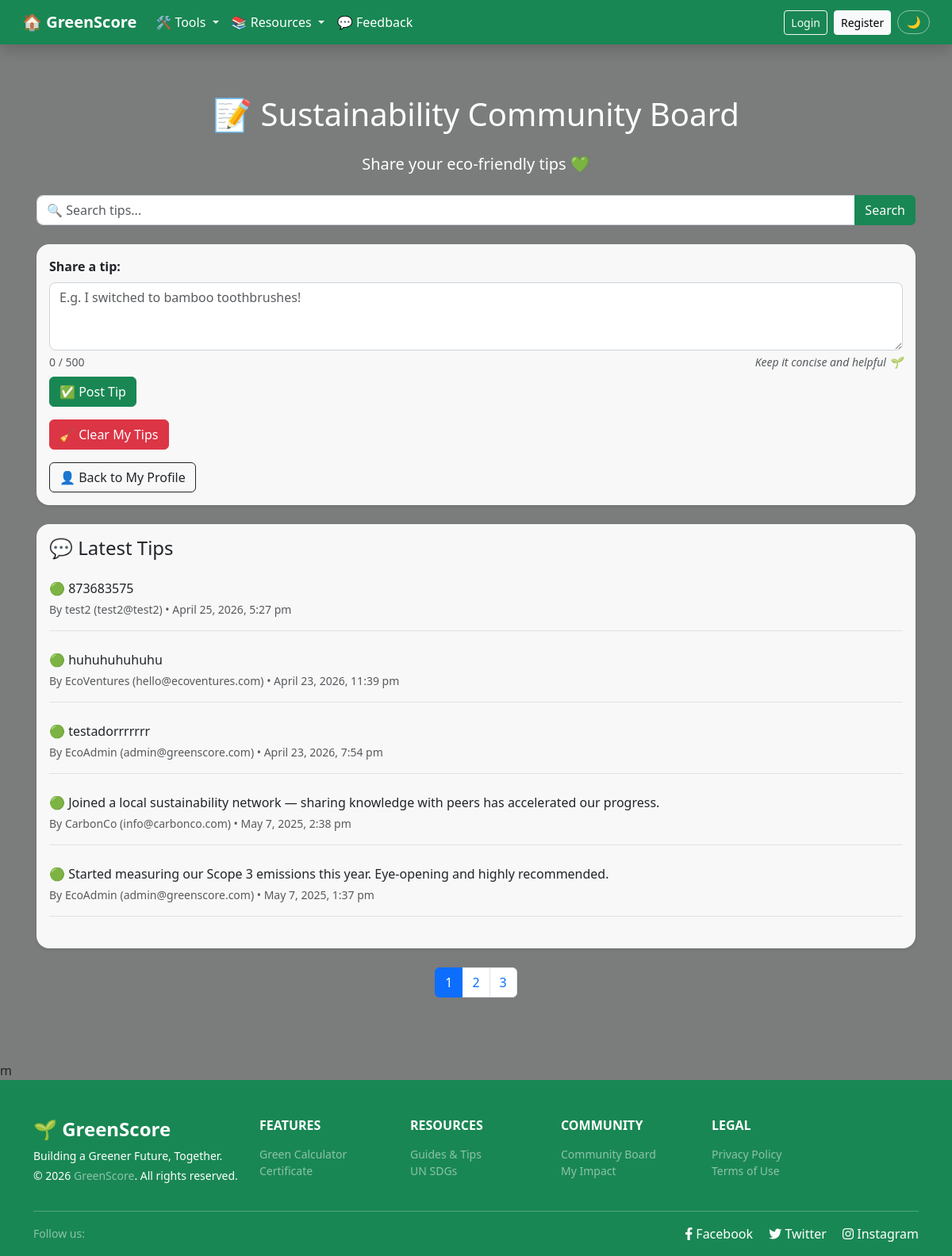
Before: /pages/community/community.php with the older database file.
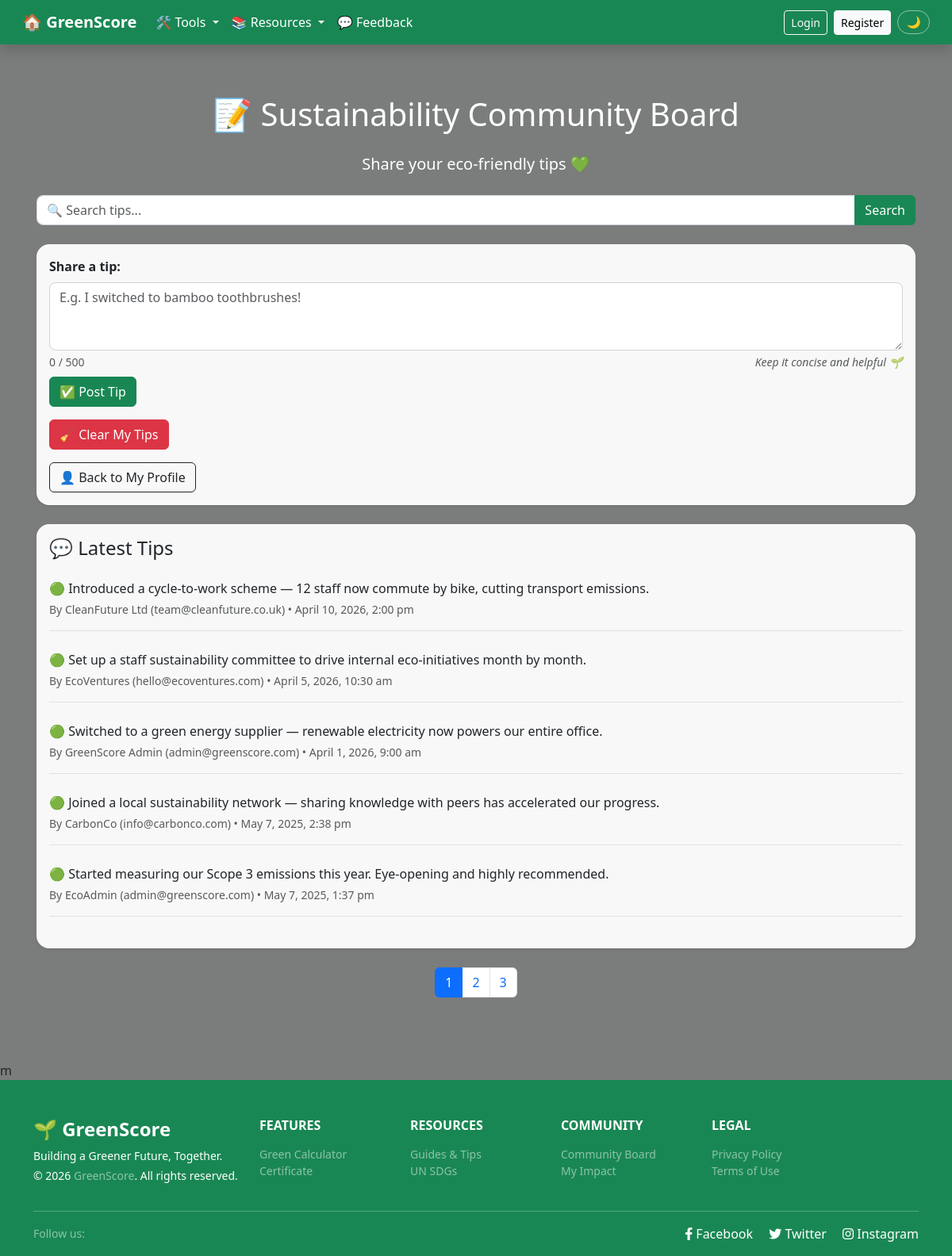
After: the same page with the newer database file.
### tables this page shows
CREATE TABLE `community_tips` (
  `id` int(10) UNSIGNED NOT NULL,
  `user_id` int(10) UNSIGNED NOT NULL,
  `message` text NOT NULL,
  `created_at` datetime DEFAULT current_timestamp()
);

CREATE TABLE `new_users` (
  `id` int(10) UNSIGNED NOT NULL,
  `username` varchar(50) NOT NULL,
  `email` varchar(100) NOT NULL,
  `password` varchar(255) NOT NULL,
  `role` enum('admin','user') DEFAULT 'user',
  `created_at` timestamp NOT NULL DEFAULT current_timestamp(),
  `status` enum('active','inactive','deactivated') NOT NULL DEFAULT 'active',
  `company_name` varchar(100) DEFAULT NULL,
  `contact_person` varchar(100) DEFAULT NULL,
  `phone_number` varchar(20) DEFAULT NULL
);

### includes/helpers.php (called while the page is built, shortened)
<?php
function isActive(string $path): string {
    $current = $_SERVER['SCRIPT_NAME'] ?? '';
    return str_contains($current, $path) ? 'nav-active' : '';
}

### pages/community/community.php (the view, shortened to what this page needs)
<?php
require_once ROOT_PATH . '/includes/connect_db.php';
include ROOT_PATH . '/includes/nav.php';
$limit  = 5;
$page   = isset($_GET['page']) ? max((int) $_GET['page'], 1) : 1;
$offset = ($page - 1) * $limit;
$search = trim($_GET['search'] ?? '');
if ($search !== '') {
    $like = '%' . $search . '%';
    $count_stmt = mysqli_prepare($link,
        "SELECT COUNT(*) AS total FROM community_tips WHERE message LIKE ?"
    );
    mysqli_stmt_bind_param($count_stmt, 's', $like);
    mysqli_stmt_execute($count_stmt);
    $total = (int) mysqli_fetch_assoc(mysqli_stmt_get_result($count_stmt))['total'];
    mysqli_stmt_close($count_stmt);
    $stmt = mysqli_prepare($link,
        "SELECT ct.id, ct.user_id, ct.message, ct.created_at, u.username, u.email
         FROM community_tips ct
         JOIN new_users u ON ct.user_id = u.id
         WHERE ct.message LIKE ?
         ORDER BY ct.created_at DESC
         LIMIT ? OFFSET ?"
    );
    mysqli_stmt_bind_param($stmt, 'sii', $like, $limit, $offset);
} else {
    $count_result = mysqli_query($link, "SELECT COUNT(*) AS total FROM community_tips");
    $total        = (int) mysqli_fetch_assoc($count_result)['total'];
    $stmt = mysqli_prepare($link,
        "SELECT ct.id, ct.user_id, ct.message, ct.created_at, u.username, u.email
         FROM community_tips ct
         JOIN new_users u ON ct.user_id = u.id
         ORDER BY ct.created_at DESC
         LIMIT ? OFFSET ?"
    );
    mysqli_stmt_bind_param($stmt, 'ii', $limit, $offset);
}
$total_pages = (int) ceil($total / $limit);
mysqli_stmt_execute($stmt);
$results = mysqli_stmt_get_result($stmt);
?>
<!DOCTYPE html>
<html lang="en">
<head>
    <?php include ROOT_PATH . '/includes/head.php'; ?>
</head>
<body class="bg-page overlay-50"
      style="background-image: url('<?= $b ?>/assets/images/forest-hero.jpg');">
<div class="page-wrapper">
    <div class="container content-wrapper">
        <h1 class="text-white text-center mb-4">📝 Sustainability Community Board</h1>
        <p class="lead text-center text-white mb-4">Share your eco-friendly tips 💚</p>
        <form method="GET" class="mb-4" role="search" aria-label="Search community tips">
            <div class="input-group">
                <input type="text" name="search" class="form-control"
                       placeholder="🔍 Search tips..."
                       value="<?= htmlspecialchars($search) ?>"
                       aria-label="Search tips"
                       maxlength="100">
                <button class="btn btn-success" type="submit" aria-label="Submit search">Search</button>
            </div>
        </form>
        <div class="card card-bg shadow-sm mb-4">
            <div class="card-body">
                <form action="<?= $b ?>/pages/community/post_tip.php" method="POST"
                      aria-label="Post a new sustainability tip">
                    <label for="tipMessage" class="form-label fw-semibold">Share a tip:</label>
                    <textarea name="message" id="tipMessage" rows="3" class="form-control"
                              placeholder="E.g. I switched to bamboo toothbrushes!"
                              maxlength="500" required
                              aria-label="Your sustainability tip"
                              aria-describedby="tipCounter"></textarea>
                    <div class="d-flex justify-content-between align-items-center mt-1 mb-2">
                        <small id="tipCounter" class="text-muted" aria-live="polite">0 / 500</small>
                        <small class="text-muted fst-italic">Keep it concise and helpful 🌱</small>
                    </div>
                    <button type="submit" class="btn btn-success" aria-label="Post tip">✅ Post Tip</button>
                </form>
                <div class="mt-3">
                    <form method="POST" action="<?= $b ?>/pages/community/clear_tips.php"
                          onsubmit="return confirm('⚠️ Clear all your tips? This cannot be undone.')">
                        <button type="submit" class="btn btn-danger">🧹 Clear My Tips</button>
                    </form>
                </div>
                <div class="mt-3">
                    <a href="<?= $b ?>/pages/user/user_account.php" class="btn btn-outline-dark">
                        👤 Back to My Profile
                    </a>
                </div>
            </div>
        </div>
        <div class="card card-bg shadow-sm mb-4">
            <div class="card-body">
                <h4 class="mb-4">💬 Latest Tips</h4>
                <?php if (mysqli_num_rows($results) > 0): ?>
                    <?php while ($row = mysqli_fetch_assoc($results)): ?>
                        <div class="mb-4 border-bottom pb-3" id="tip-<?= (int) $row['id'] ?>">
                            <p class="mb-1">🟢 <?= htmlspecialchars($row['message']) ?></p>
                            <small class="text-muted">
                                By <?= htmlspecialchars($row['username']) ?>
                                (<?= htmlspecialchars($row['email']) ?>)
                                • <?= date('F j, Y, g:i a', strtotime($row['created_at'])) ?>
                            </small>
                        </div>
                    <?php endwhile; ?>
                <?php else: ?>
                    <p class="text-muted text-center py-3">No tips shared yet. Be the first! 🌱</p>
                <?php endif; ?>
            </div>
        </div>
        <?php if ($total_pages > 1): ?>
            <nav class="mt-4" aria-label="Community tips pagination">
                <ul class="pagination justify-content-center">
                    <?php for ($p = 1; $p <= $total_pages; $p++):
                        $params = ['page' => $p];
                    ?>
                        <li class="page-item <?= ($p === $page) ? 'active' : '' ?>">
                            <a class="page-link"
                               href="?<?= http_build_query($params) ?>"
                               aria-label="Page <?= $p ?>"><?= $p ?></a>
                        </li>
                    <?php endfor; ?>
                </ul>
            </nav>
        <?php endif; ?>
    </div>m
    <?php include ROOT_PATH . '/includes/footer.php'; ?>
</div>
</body>
</html>

### includes/nav.php (shortened to what this page needs)
<?php
if (!function_exists('isActive')) {
    require_once __DIR__ . '/helpers.php';
}
$b = BASE_URL;
?>
<header class="sticky-top shadow">
    <nav class="navbar navbar-expand-lg navbar-dark bg-success px-3">
        <div class="container-fluid">
            <a class="navbar-brand fw-bold" href="<?= $b ?>/index.php">🏠 GreenScore</a>
            <div class="collapse navbar-collapse" id="navbarNavDropdown">
                <ul class="navbar-nav me-auto mb-2 mb-lg-0">
                    <li class="nav-item dropdown">
                        <a class="nav-link dropdown-toggle <?= isActive('/pages/calculator/') ? 'nav-section-active' : '' ?>"
                           href="#" id="toolsDropdown" role="button"
                           data-bs-toggle="dropdown">
                            🛠️ Tools
                        </a>
                    </li>
                    <li class="nav-item dropdown">
                        <a class="nav-link dropdown-toggle <?= (isActive('partner') || isActive('green_resources') || isActive('/pages/info/about') || isActive('privacy') || isActive('terms')) ? 'nav-section-active' : '' ?>"
                           href="#" id="infoDropdown" role="button"
                           data-bs-toggle="dropdown">
                            📚 Resources
                        </a>
                    </li>
                    <li class="nav-item">
                        <a class="nav-link <?= isActive('/pages/info/feedback') ?>"
                           href="<?= $b ?>/pages/info/feedback.php">
                            💬 Feedback
                        </a>
                    </li>
                </ul>
                <ul class="navbar-nav mb-2 mb-lg-0 align-items-center gap-2">
                    <?php if (isset($_SESSION['username'])): ?>
                        <li class="nav-item d-flex align-items-center text-light">
                            <span>👋 Hello, <strong><?= htmlspecialchars($_SESSION['username']) ?></strong></span>
                        </li>
                        <li class="nav-item">
                            <a class="btn btn-outline-light btn-sm"
                               href="<?= $b ?>/pages/auth/logout.php">Logout</a>
                        </li>
                    <?php else: ?>
                        <li class="nav-item">
                            <a class="btn btn-outline-light btn-sm <?= isActive('login') ?>"
                               href="<?= $b ?>/pages/auth/login.php">Login</a>
                        </li>
                        <li class="nav-item">
                            <a class="btn btn-light btn-sm <?= isActive('register') ?>"
                               href="<?= $b ?>/pages/auth/register.php">Register</a>
                        </li>
                    <?php endif; ?>
                    <li class="nav-item">
                        <button id="darkModeToggle" class="dark-mode-btn" title="Toggle dark mode">
                        </button>
                    </li>
                </ul>
            </div>
        </div>
    </nav>
</header>

### includes/head.php (shortened to what this page needs)
<link href="https://cdn.jsdelivr.net/npm/bootstrap@5.3.3/dist/css/bootstrap.min.css" rel="stylesheet">
<link href="https://cdnjs.cloudflare.com/ajax/libs/font-awesome/6.4.0/css/all.min.css" rel="stylesheet">
<link href="<?= BASE_URL ?>/style.css" rel="stylesheet">

### includes/footer.php (shortened to what this page needs)
<footer class="bg-success text-white pt-5 pb-3 mt-auto">
    <div class="container">
        <div class="row gy-4">
            <div class="col-12 col-md-3">
                <h4 class="fw-bold mb-2">🌱 GreenScore</h4>
                <p class="small mb-1">Building a Greener Future, Together.</p>
                <small class="d-block">
                    &copy; <?= date('Y') ?>
                    <a href="<?= BASE_URL ?>/pages/info/greenscore_copyright.php"
                       class="text-white-50 text-decoration-none">GreenScore</a>.
                    All rights reserved.
                </small>
            </div>
            <div class="col-6 col-md-2">
                <h6 class="text-uppercase fw-bold mb-3">Features</h6>
                <ul class="list-unstyled small">
                    <li><a class="text-white-50 text-decoration-none" href="<?= BASE_URL ?>/pages/calculator/green_calculator.php">Green Calculator</a></li>
                    <li><a class="text-white-50 text-decoration-none" href="<?= BASE_URL ?>/pages/calculator/certificate_preview.php">Certificate</a></li>
                </ul>
            </div>
            <div class="col-6 col-md-2">
                <h6 class="text-uppercase fw-bold mb-3">Resources</h6>
                <ul class="list-unstyled small">
                    <li><a class="text-white-50 text-decoration-none" href="<?= BASE_URL ?>/pages/info/green_resources.php">Guides &amp; Tips</a></li>
                    <li><a class="text-white-50 text-decoration-none" href="https://sdgs.un.org/goals" target="_blank">UN SDGs</a></li>
                </ul>
            </div>
            <div class="col-6 col-md-2">
                <h6 class="text-uppercase fw-bold mb-3">Community</h6>
                <ul class="list-unstyled small">
                    <li><a class="text-white-50 text-decoration-none" href="<?= BASE_URL ?>/pages/community/community.php">Community Board</a></li>
                    <li><a class="text-white-50 text-decoration-none" href="<?= BASE_URL ?>/pages/user/my_impact.php">My Impact</a></li>
                </ul>
            </div>
            <div class="col-6 col-md-3">
                <h6 class="text-uppercase fw-bold mb-3">Legal</h6>
                <ul class="list-unstyled small">
                    <li><a class="text-white-50 text-decoration-none" href="<?= BASE_URL ?>/pages/info/privacy.php">Privacy Policy</a></li>
                    <li><a class="text-white-50 text-decoration-none" href="<?= BASE_URL ?>/pages/info/terms.php">Terms of Use</a></li>
                </ul>
            </div>
        </div>
        <hr class="border-white-50 mt-4">
        <div class="d-flex flex-column flex-md-row justify-content-between align-items-center gap-2">
            <small class="text-white-50">Follow us:</small>
            <div>
                <a href="https://www.facebook.com" target="_blank"
                   class="text-white text-decoration-none me-3">
                    <i class="fab fa-facebook-f"></i> Facebook
                </a>
                <a href="https://www.twitter.com" target="_blank"
                   class="text-white text-decoration-none me-3">
                    <i class="fab fa-twitter"></i> Twitter
                </a>
                <a href="https://www.instagram.com" target="_blank"
                   class="text-white text-decoration-none">
                    <i class="fab fa-instagram"></i> Instagram
                </a>
            </div>
        </div>
    </div>
</footer>
<div class="toast-container position-fixed bottom-0 end-0 p-3" style="z-index: 9999;">
</div>

### style.css (style rules this page uses)
:root { --green-primary: #198754; --green-light: #d4edda; --green-dark: #14532d; --gray-light: #f8f9fa; --text-dark: #212529; --white: #ffffff; --card-bg: rgba(255, 255, 255, 0.95); --card-radius: 1rem; --transition: 0.2s ease; }
*, *::before, *::after { box-sizing: border-box; }
html, body { height: 100%; margin: 0; padding: 0; }
body { font-family: 'Segoe UI', Tahoma, Geneva, Verdana, sans-serif; background-color: var(--gray-light); color: var(--text-dark); display: flex; flex-direction: column; }
body.bg-page { background-size: cover; background-position: center; background-repeat: no-repeat; background-attachment: fixed; position: relative; }
body.overlay-50::before, body.overlay-60::before { content: ''; position: fixed; inset: 0; z-index: 0; pointer-events: none; }
body.overlay-50::before { background: rgba(0, 0, 0, 0.5); }
.page-wrapper { position: relative; z-index: 1; display: flex; flex-direction: column; min-height: 100vh; }
.content-wrapper { flex: 1; padding: 4rem 1rem; position: relative; z-index: 1; }
header { position: relative; z-index: 10; }
.navbar { background-color: var(--green-primary); }
.navbar .nav-link, .navbar .navbar-brand { color: var(--white) !important; transition: opacity var(--transition); }
.card-bg { background: var(--card-bg); border-radius: var(--card-radius); box-shadow: 0 4px 16px rgba(0, 0, 0, 0.12); }
.card { border-radius: var(--card-radius); border: none; box-shadow: 0 4px 12px rgba(0, 0, 0, 0.1); }
.btn-success { background-color: var(--green-primary); border-color: var(--green-primary); transition: background var(--transition), border-color var(--transition), transform var(--transition); }
.form-control, .form-select { border-radius: 0.5rem; border: 1px solid #ced4da; transition: border-color var(--transition), box-shadow var(--transition); }
footer { background-color: var(--green-primary); color: var(--white); padding: 3rem 0 2rem; position: relative; z-index: 1; margin-top: auto; }
footer a { color: rgba(255, 255, 255, 0.65); text-decoration: none; transition: color var(--transition); }
.dark-mode-btn { background: none; border: 1px solid rgba(255, 255, 255, 0.5); color: var(--white); border-radius: 2rem; padding: 0.25rem 0.65rem; font-size: 0.9rem; cursor: pointer; transition: background var(--transition), border-color var(--transition); line-height: 1.4; }

### pages/community/community.php (style rules this page uses)
footer { background-color: #fff; color: #444; }

Changed rows visible on the page:
removed community_tips: message "873683575", user.username "test2", user.email "test2@test2", created_at "April 25, 2026, 5:27 pm"
removed community_tips: message "huhuhuhuhuhu", user.username "EcoVentures", user.email "hello@ecoventures.com", created_at "April 23, 2026, 11:39 pm"
removed community_tips: message "testadorrrrrrr", user.username "EcoAdmin", user.email "admin@greenscore.com", created_at "April 23, 2026, 7:54 pm"
added community_tips: message "Introduced a cycle-to-work scheme — 12 staff now commute by bike, cutting transport emissions.", user.username "CleanFuture Ltd", user.email "team@cleanfuture.co.uk", created_at "April 10, 2026, 2:00 pm"
added community_tips: message "Set up a staff sustainability committee to drive internal eco-initiatives month by month.", user.username "EcoVentures", user.email "hello@ecoventures.com", created_at "April 5, 2026, 10:30 am"
added community_tips: message "Switched to a green energy supplier — renewable electricity now powers our entire office.", user.username "GreenScore Admin", user.email "admin@greenscore.com", created_at "April 1, 2026, 9:00 am"
